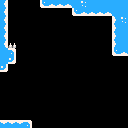

This is a level from a 2D game, rendered from its Tiled map with the project's own tilesets. A one-line summary and the complete map file follow:
An orthogonal 16x16 tile map with 8x8 px tiles, 1 tile layer (Tile Layer 1).

<map version="1.8" tiledversion="1.8.2" orientation="orthogonal" renderorder="right-down" width="16" height="16" tilewidth="8" tileheight="8" infinite="0" nextlayerid="2" nextobjectid="1">
 <tileset firstgid="1" source="../tileset 1.tsx" />
 <layer id="1" name="Tile Layer 1" width="16" height="16">
  <data encoding="csv">
35,0,0,0,0,49,50,50,50,34,36,34,34,34,34,34,
35,0,0,0,0,0,0,0,0,49,50,50,50,50,34,34,
35,0,0,0,0,0,0,0,0,0,0,0,0,0,33,36,
35,0,0,0,0,0,0,0,0,0,0,0,0,0,33,34,
35,0,0,0,0,0,0,0,0,0,0,0,0,0,33,34,
35,86,0,0,0,0,0,0,0,0,0,0,0,0,33,34,
34,19,0,0,0,0,0,0,0,0,0,0,0,0,49,50,
34,51,0,0,0,0,0,0,0,0,0,0,0,0,0,0,
51,0,0,0,0,0,0,0,0,0,0,0,0,0,0,0,
0,0,0,0,0,0,0,0,0,0,0,0,0,0,0,0,
0,0,0,0,0,0,0,0,0,0,0,0,0,0,0,0,
0,0,0,0,0,0,0,0,0,0,0,0,0,0,0,0,
0,0,0,0,0,0,0,0,0,0,0,0,0,0,0,0,
0,0,0,0,0,0,0,0,0,0,0,0,0,0,0,0,
0,0,0,0,0,0,0,0,0,0,0,0,0,0,0,0,
18,18,18,19,0,0,0,0,0,0,0,0,0,0,0,0
</data>
 </layer>
</map>
